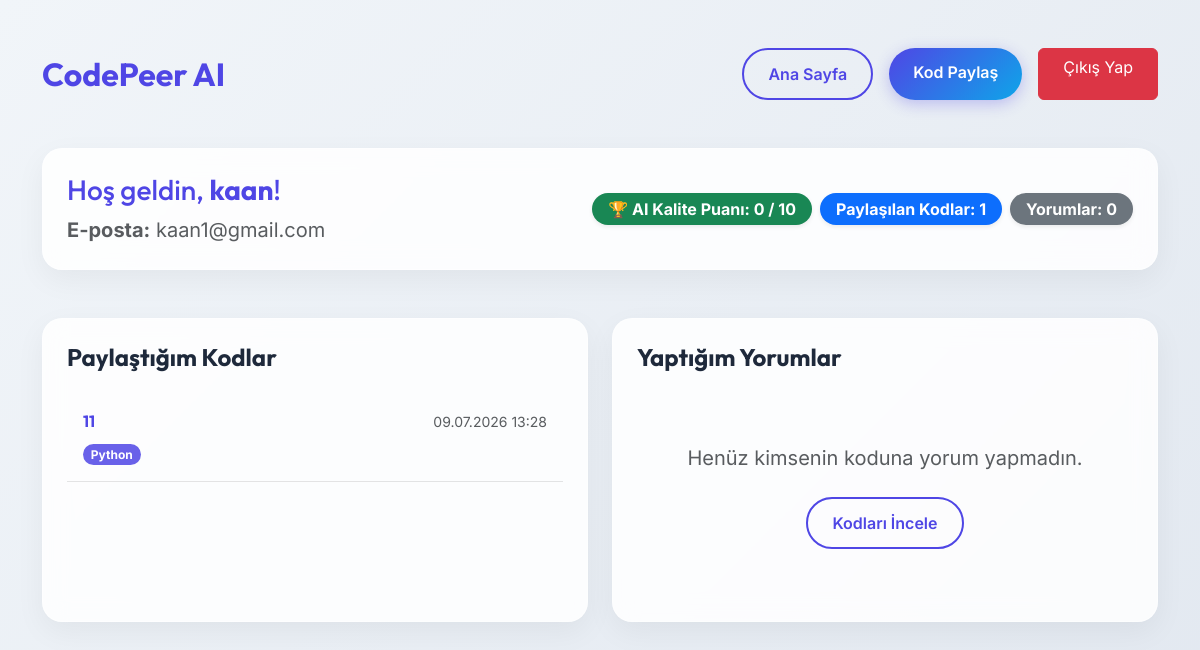
The app's page /profile (signed in), older data.
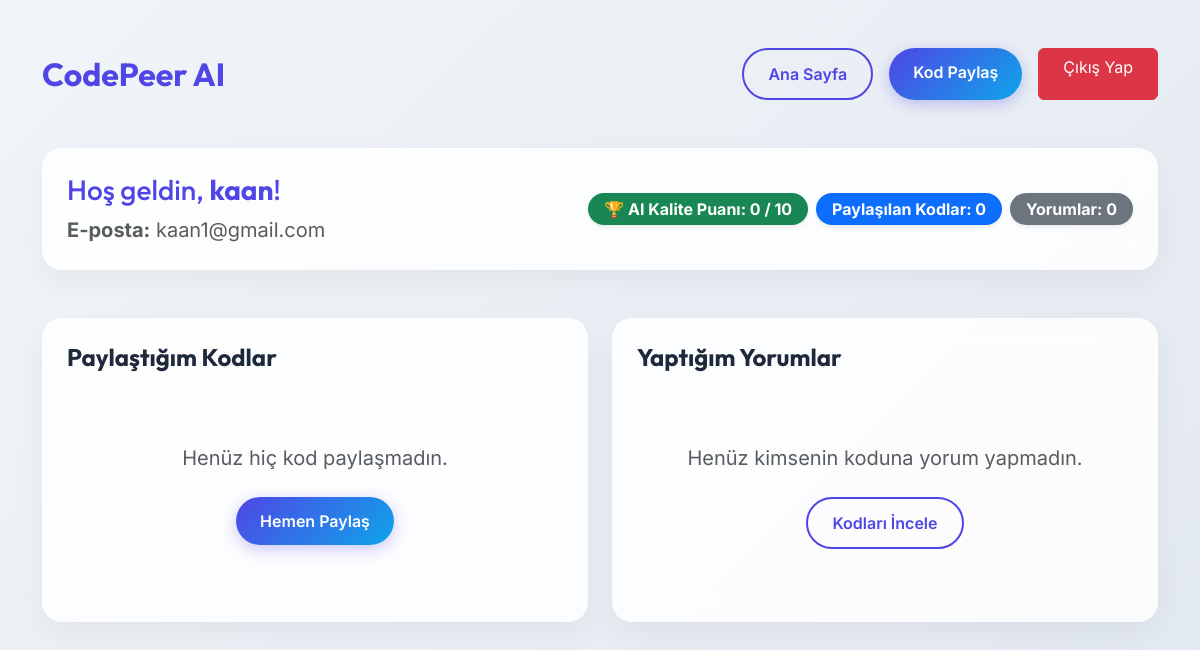
The same page, newer data.
### database.py (models this page shows)
class CodePost(Base):
    __tablename__ = "code_posts"
    id = Column(Integer, primary_key=True, index=True)
    title = Column(String, index=True)
    content = Column(Text)  # Kullanıcının yüklediği ham kod bloğu
    language = Column(String)  # Python, JS, C++ vb.
    created_at = Column(DateTime, default=datetime.utcnow)
    user_id = Column(Integer, ForeignKey("users.id"))
    owner = relationship("User", back_populates="posts")
    comments = relationship("Comment", back_populates="post")
    ai_reviews = relationship("AIReview", back_populates="post")

### main.py (the view)
@app.get("/profile")
def profile_page(request: Request, current_user: str = Cookie(None), db: Session = Depends(database.get_db)):
    if not current_user:
        return RedirectResponse(url="/login", status_code=status.HTTP_303_SEE_OTHER)
    user = db.query(database.User).filter(database.User.username == current_user).first()
    if not user:
        return RedirectResponse(url="/login", status_code=status.HTTP_303_SEE_OTHER)
    total_score = 0
    review_count = 0
    language_stats = {}
    mentor_score = 0
    mentor_count = 0
    for comment in user.comments:
        if comment.ai_reviews and comment.ai_reviews[0].score is not None:
            ai_score = comment.ai_reviews[0].score
            total_score += ai_score
            review_count += 1
            lang = comment.post.language.strip()
            code_lines = len(comment.post.content.strip().splitlines())
            if code_lines <= 5:
                mentor_score += ai_score
                mentor_count += 1
            else:
                if lang not in language_stats:
                    language_stats[lang] = {"total_score": 0, "count": 0}
                language_stats[lang]["total_score"] += ai_score
                language_stats[lang]["count"] += 1
    avg_score = round(total_score / review_count, 1) if review_count > 0 else 0
    earned_badges = []
    if mentor_count >= 1:
        mentor_avg = mentor_score / mentor_count
        if mentor_count >= 2 and mentor_avg >= 8.5:
            earned_badges.append("🤝 Topluluk Mentoru")
        elif mentor_count >= 1 and mentor_avg >= 7.0:
            earned_badges.append("👋 Yardımsever Geliştirici")
    for lang, stats in language_stats.items():
        lang_avg = stats["total_score"] / stats["count"]
        if stats["count"] >= 3 and lang_avg >= 8.5:
            earned_badges.append(f"🏅 {lang} Master Reviewer")
        elif stats["count"] >= 2 and lang_avg >= 7.0:
            earned_badges.append(f"⭐ {lang} Senior Reviewer")
        elif stats["count"] >= 1 and lang_avg >= 5.0:
            earned_badges.append(f"👍 {lang} Gözlemcisi")
    return templates.TemplateResponse(
        request=request,
        name="profile.html",
        context={
            "title": f"{user.username} - Profil",
            "username": current_user,
            "user": user,
            "avg_score": avg_score,
            "earned_badges": earned_badges # Kazanılan rozetleri HTML'e gönder
        }
    )

### templates/profile.html (shortened to what the changed rows need)
<!DOCTYPE html>
<html lang="tr">
<head>
    <link href="https://cdn.jsdelivr.net/npm/bootstrap@5.3.0/dist/css/bootstrap.min.css" rel="stylesheet">
    <link href="/static/css/style.css" rel="stylesheet">
</head>
<body>
    <div class="container py-5">
        <div class="d-flex justify-content-between align-items-center mb-5">
            <h2 class="fw-bold m-0" style="color: var(--primary);">CodePeer AI</h2>
        </div>
        <div class="glass-card p-4 mb-5 transition-all" style="border-radius: 1.25rem;">
            <div class="row align-items-center">
                <div class="col-md-4 text-md-end mt-3 mt-md-0">
                    <div class="d-flex gap-2 justify-content-md-end">
                        <span class="badge bg-success fs-6 p-2 px-3 rounded-pill shadow-sm">🏆 AI Kalite Puanı: {{ avg_score }} / 10</span>
                        <span class="badge bg-primary fs-6 p-2 px-3 rounded-pill shadow-sm">Paylaşılan Kodlar: {{ user.posts|length }}</span>
                        <span class="badge bg-secondary fs-6 p-2 px-3 rounded-pill shadow-sm">Yorumlar: {{ user.comments|length }}</span>
                    </div>
                </div>
            </div>
        </div>
        <div class="row">
            <div class="col-lg-6 mb-4">
                <div class="glass-card p-4 h-100 transition-all hover-lift" style="border-radius: 1.25rem;">
                    {% if user.posts %}
                        <div class="list-group list-group-flush bg-transparent">
                        {% for post in user.posts %}
                            <a href="/post/{{ post.id }}" class="list-group-item list-group-item-action bg-transparent border-bottom py-3" style="border-color: rgba(0,0,0,0.1) !important;">
                                <div class="d-flex w-100 justify-content-between align-items-center mb-1">
                                    <h6 class="mb-0 fw-bold" style="color: var(--primary);">{{ post.title }}</h6>
                                    <small class="text-muted">{{ post.created_at.strftime('%d.%m.%Y %H:%M') }}</small>
                                </div>
                                <span class="badge rounded-pill mt-2" style="background-color: var(--primary); opacity: 0.85;">{{ post.language }}</span>
                            </a>
                        {% endfor %}
                        </div>
                    {% else %}
                        <div class="text-center py-5">
                            <p class="text-muted fs-5">Henüz hiç kod paylaşmadın.</p>
                            <a href="/post" class="btn btn-premium px-4 mt-2">Hemen Paylaş</a>
                        </div>
                    {% endif %}
                </div>
            </div>
        </div>
    </div>
</body>
</html>

Row changes from the older to the newer data that the page shows:
removed CodePost: title "11", created_at "09.07.2026 13:28", language "Python"
Text that changed along with them:
{{ user.posts|length }}: "1" → "0"
text now shown: "Henüz hiç kod paylaşmadın. Hemen Paylaş"
